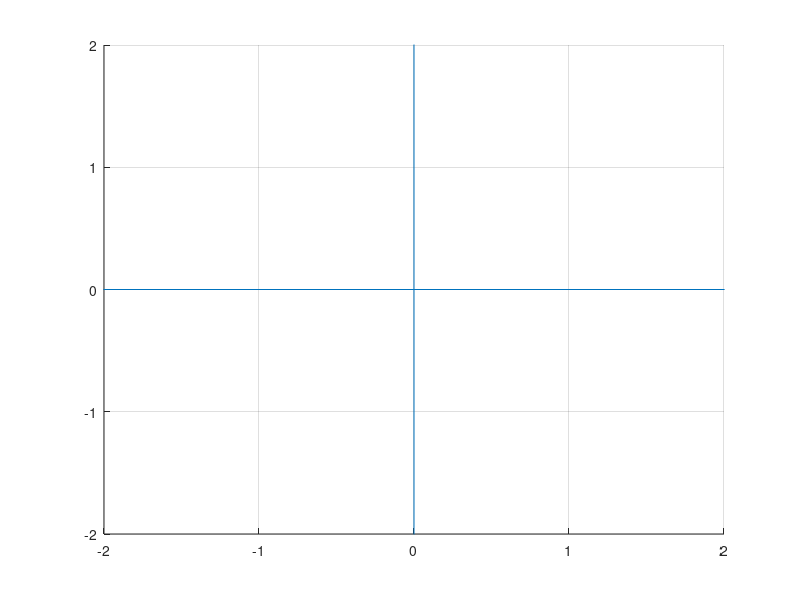

The MATLAB source for this figure: (Note: this script raises an error after producing the figure.)
clear all;
close all;
clc
NPoints=input("no. of Agents ");
%% Setting up our plot window
xlim([-2,2]);
ylim([-2,2]);
hold on;
line([0,0],[-10,10]);
line([-10,10],[0,0]);
grid on
%% getting our initial states by graphical input
for index=1:NPoints
[X(index),Y(index)]=ginput(1);
plot(X,Y,'o','MarkerFaceColor','red');
end
%% getting dynamics solved by ODE45
[t,y]=Dynamics('linear',NPoints,X,Y);
% animating ploting of x1 y1
vidObj = VideoWriter('MAS_first_order.avi');
open(vidObj);
h_fig = figure;
axis([-2 2 -2 2])
axis  manual
set(gca,'nextplot','replacechildren');
hold on
grid on
for i=0:NPoints-1
    X1(:,i+1)=y(:,2*i+1);
    Y1(:,i+1)=y(:,2*(i+1));
end
X=[y(:,1),y(:,3),y(:,5),y(:,7)];
Y=[y(:,2),y(:,4),y(:,6),y(:,8)];
for j=2:length(y)
    tmp_h = plot(X1(j,:),Y1(j,:),'or','MarkerSize',4,'MarkerFaceColor','r');
    currFrame = getframe(h_fig);
    writeVideo(vidObj,currFrame);
    pause(.05)
        delete(tmp_h)
end
hold off
close(vidObj);
%% ploting x1 y1
for i=1:2:2*NPoints
    plot(y(:,i),y(:,i+1),'-')
    hold on
end
% hold off
% figure(2)
% plot(t,y)
% hold off